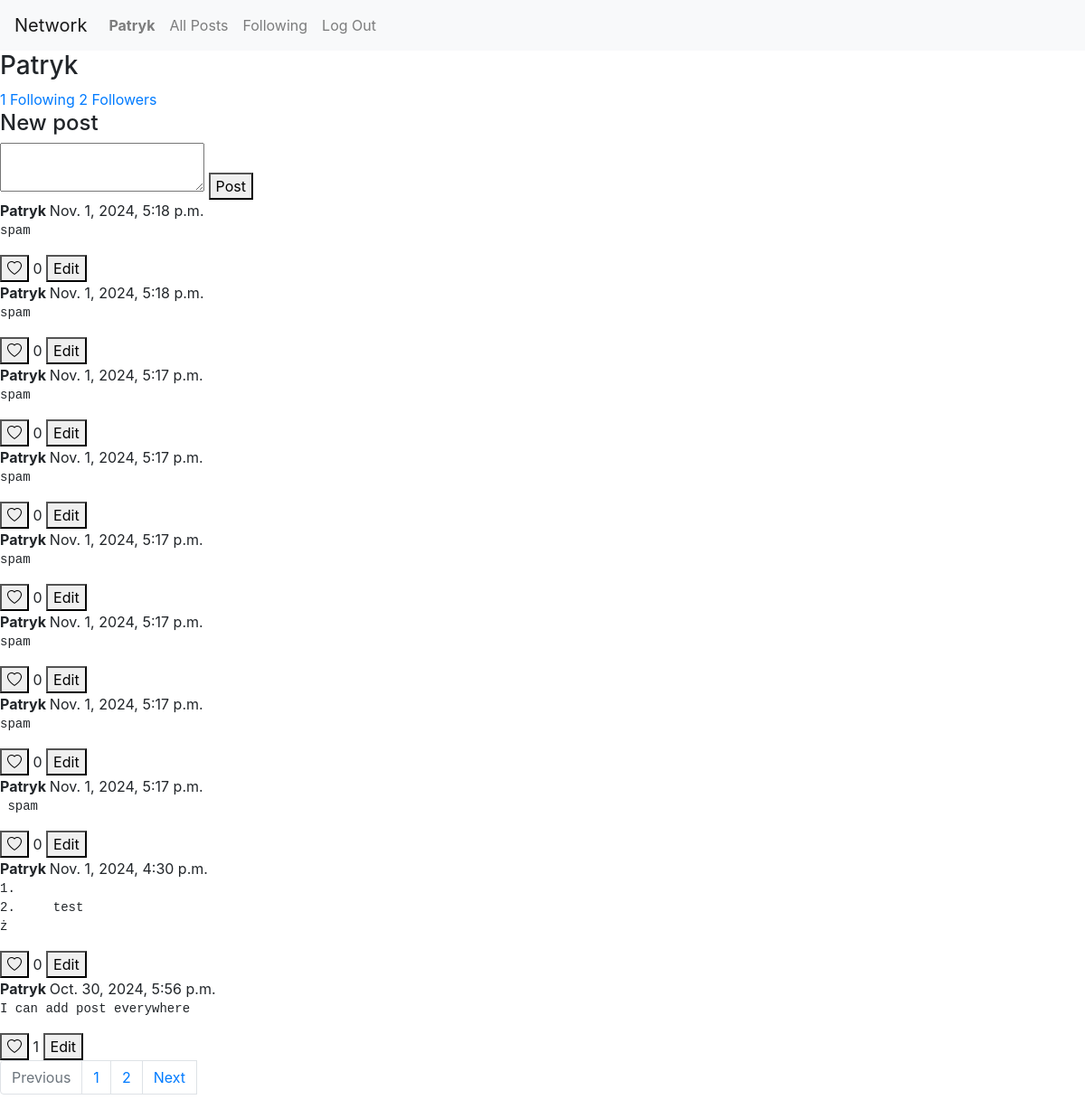
Page /user/1/ (signed in) on the committed database.
### network/models.py (models this page shows, shortened)
class User(AbstractUser):
    following = models.ManyToManyField("self", symmetrical=False, related_name="followers")

class Post(models.Model):
    user = models.ForeignKey(User, on_delete=models.CASCADE, related_name="posts")
    body = models.TextField(blank=True)
    timestamp = models.DateTimeField(auto_now_add=True)
    likes = models.ManyToManyField(User, blank=True, related_name="liked_posts")

### network/views.py (the view)
# urls.py: path("user/<int:id>/", views.user_profile, name="user_profile"),
def user_profile(request, id):
    owner = User.objects.get(pk=id)
    posts = Post.objects.filter(user=owner).order_by("-timestamp")
    paginator = Paginator(posts, 10)
    page_number = request.GET.get('page')
    page = paginator.get_page(page_number)
    if request.user.is_authenticated:
        is_following = request.user.following.filter(pk=owner.id).exists()
        return render(request, "network/profile.html",{
            "paginator": paginator,
            "owner": owner,
            "page_data": page,
            "is_following": is_following
            })
    else:
        return render(request, "network/profile.html",{
            "paginator": paginator,
            "owner": owner,
            "page_data": page
            })

### network/templates/network/profile.html (shortened to what this page needs)
{% extends "network/layout.html" %}
{% load static %}
{% block body %}
<div class="profile">
    <h3 class="username"> {{owner}} </h3>
    <a href="{% url 'following' owner.id %}"> {{owner.following.count}} Following </a>
    <a href="{% url 'followers' owner.id %}">{{owner.followers.count}} Followers </a>
</div>
<div class="feed">
    {% if user.is_authenticated and user.id == owner.id%}
        <div class="post-container">
            <div class="new-post">
                <h4> New post </h4>
                <form id="post-form">
                    <textarea id="post-content" name="post-content"> </textarea>
                    <button type="submit"> Post </button>
                </form>
            </div>
        </div>
    {% endif %}
    {% for post in page_data%}
    <div class="post" data-post-id="{{ post.id }}">
        <div>
            <b> {{owner}} </b>
            <span> {{post.timestamp}} </span>
        </div>
        <pre class="post-body" >{{post.body}}</pre>
        {% if user.is_authenticated %}
            {% if user in post.likes.all %}
                <button class="like-btn" data-post-id="{{ post.id }}"><i class="bi bi-heart-fill"></i></button>
            {% else %}
                <button class="like-btn" data-post-id="{{ post.id }}"><i class="bi bi-heart"></i></button>
            {% endif %}
        {% else %}
            <button id="like-btn-disabled" class="like-btn" disabled ><i class="bi bi-heart-fill"></i></button>
        {% endif %}
    <span class="like-count" data-post-id="{{ post.id }}">{{ post.likes.count }}</span>
        {% if user.is_authenticated and user.id == owner.id %}
            <button class="edit-button" data-post-id="{{ post.id }}"> Edit </button>
        {% endif %}
    </div>
    {% endfor %}
</div>
<ul class="pagination">
    {% if page_data.has_previous %}
        <a class="page-link" href="/user/{{owner.id}}/?page={{page_data.previous_page_number}}">Previous</a>
    {% else %}
    <li class="page-item disabled">
        <a class="page-link" tabindex="-1">Previous</a>
    </li>
    {% endif %}
    {% for page in paginator.page_range %}
        <li class="page-item"><a class="page-link" href="/user/{{owner.id}}/?page={{page}}">{{page}}</a></li>
    {% endfor %}
    {% if page_data.has_next %}
        <a class="page-link" id="next-page" href="/user/{{owner.id}}/?page={{page_data.next_page_number}}">Next</a>
    {% else %}
        <li class="page-item disabled">
            <a class="page-link" >Next</a>
        </li>
    {% endif %}
</ul>
{% endblock %}

### network/templates/network/layout.html (shortened to what this page needs)
{% load static %}
<!DOCTYPE html>
<html lang="en">
    <head>
        <link rel="stylesheet" href="https://stackpath.bootstrapcdn.com/bootstrap/4.4.1/css/bootstrap.min.css">
        <link href="{% static 'network/styles.css' %}?v={% now 'U' %}" rel="stylesheet">
        <link rel="stylesheet" href="https://cdn.jsdelivr.net/npm/bootstrap-icons@1.11.3/font/bootstrap-icons.min.css">
    </head>
    <body>
        <nav class="navbar navbar-expand-lg navbar-light bg-light">
            <a class="navbar-brand" href="{% url 'index' %}">Network</a>
            <div>
              <ul class="navbar-nav mr-auto">
                {% if user.is_authenticated %}
                    <li class="nav-item">
                        <a class="nav-link" href="{% url 'user_profile' user.id %}"><strong>{{ user.username }}</strong></a>
                    </li>
                {% endif %}
                <li class="nav-item">
                  <a class="nav-link" href="{% url 'index' %}">All Posts</a>
                </li>
                {% if user.is_authenticated %}
                    <li class="nav-item">
                        <a href="{% url 'following' user.id %}" class="nav-link">Following</a>
                    </li>
                    <li class="nav-item">
                        <a class="nav-link" href="{% url 'logout' %}">Log Out</a>
                    </li>
                {% endif %}
              </ul>
            </div>
          </nav>
        <div class="body">
            {% block body %}
            {% endblock %}
        </div>
    </body>
</html>

### rows in the picture
User: username "Patryk", following.count "1", followers.count "2"
Post: timestamp "Nov. 1, 2024, 5:18 p.m.", body "spam", likes.count "0"
Post: timestamp "Nov. 1, 2024, 5:18 p.m.", body "spam", likes.count "0"
Post: timestamp "Nov. 1, 2024, 5:17 p.m.", body "spam", likes.count "0"
Post: timestamp "Nov. 1, 2024, 5:17 p.m.", body "spam", likes.count "0"
Post: timestamp "Nov. 1, 2024, 5:17 p.m.", body "spam", likes.count "0"
Post: timestamp "Nov. 1, 2024, 5:17 p.m.", body "spam", likes.count "0"
Post: timestamp "Nov. 1, 2024, 5:17 p.m.", body "spam", likes.count "0"
Post: timestamp "Nov. 1, 2024, 5:17 p.m.", body "spam", likes.count "0"
Post: timestamp "Nov. 1, 2024, 4:30 p.m.", body "1. 2. test ż", likes.count "0"
Post: timestamp "Oct. 30, 2024, 5:56 p.m.", body "I can add post everywhere", likes.count "1"

### other values in the picture
{{ page }} "1" "2"
